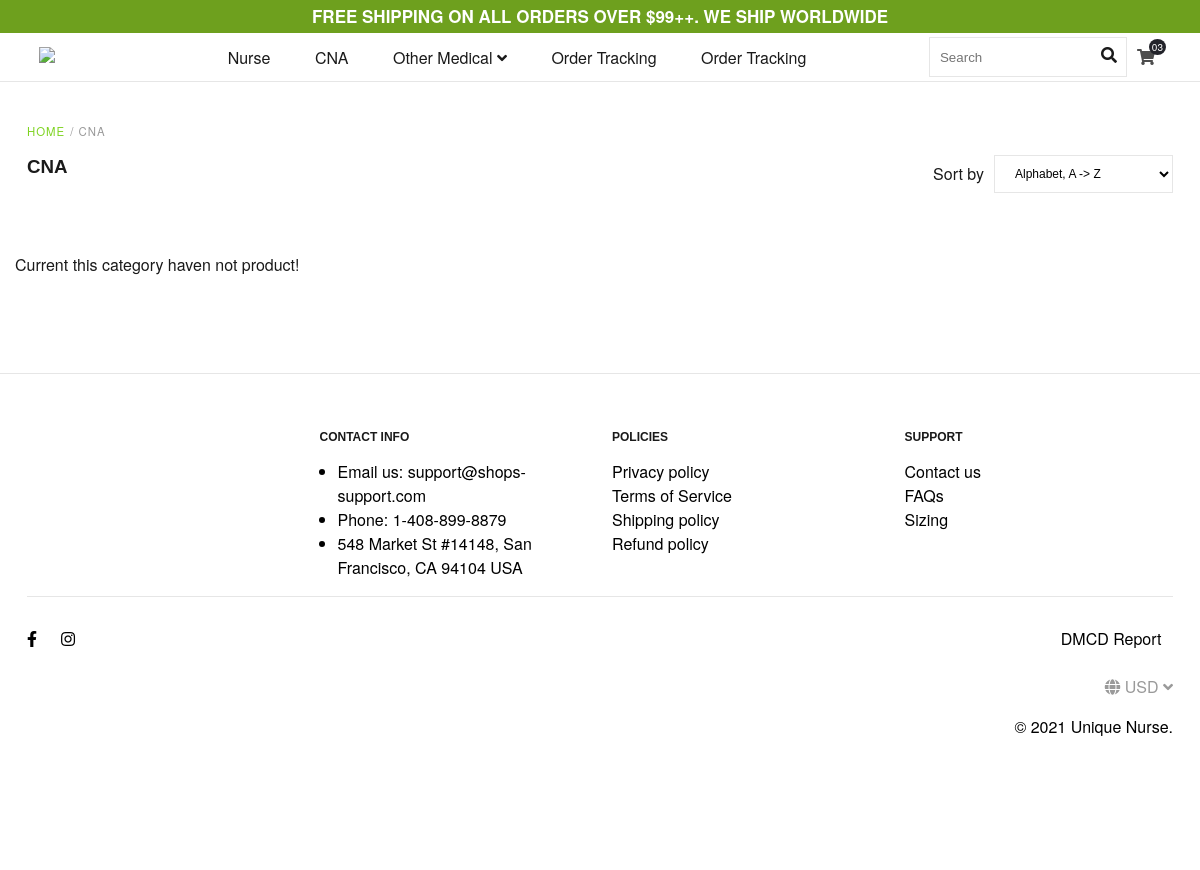
Page /detail-collections.php?catid=3 on the committed database.
### tables this page shows
CREATE TABLE `categories` (
  `category_id` int(11) NOT NULL,
  `category_parent_id` varchar(20) NOT NULL COMMENT 'Cấp của category',
  `category_name` varchar(255) NOT NULL,
  `category_slug` varchar(255) NOT NULL
);

### classes/category.php (called while the page is built, shortened)
<?php
	$filepath = realpath(dirname(__FILE__));
	include_once ($filepath.'/../lib/database.php');
?>
<?php
	class category
	{
		private $db;
		public function __construct()
		{
			$this->db = new Database();
		}
		public function show_category(){
			$query = "SELECT * FROM categories WHERE category_parent_id = 0 order by category_id";
			$result = $this->db->select($query);
			return $result;
		}
		public function show_category_child($category_id){
			$query = "SELECT * FROM categories WHERE category_parent_id ='$category_id'  order by category_id";
			$result = $this->db->select($query);
			return $result;
		}
		public function getcatbyId($id){
			$query = "SELECT * FROM categories where category_id = '$id'";
			$result = $this->db->select($query);
			return $result;
		}
		public function get_product_by_cat($id){
			$query = "SELECT * FROM products INNER JOIN product_images WHERE products.category_id='$id' AND product_images.product_image_avatar='1' order by products.product_id desc LIMIT 12";
			$result = $this->db->select($query);
			return $result;
		}
	}
?>

### lib/database.php (called while the page is built, shortened)
<?php
Class Database{
   public $host   = DB_HOST;
   public $user   = DB_USER;
   public $pass   = DB_PASS;
   public $dbname = DB_NAME;
   public $link;
private function connectDB(){
   $this->link = new mysqli($this->host, $this->user, $this->pass,
    $this->dbname);
 }
public function select($query){
  $result = $this->link->query($query) or
   die($this->link->error.__LINE__);
  if($result->num_rows > 0){
    return $result;
  } else {
    return false;
  }
 }
}

### detail-collections.php (the view, shortened to what this page needs)
<?php
	include 'inc/head.php';
	include 'inc/header.php';
?>
<?php
    if(!isset($_GET['catid']) || $_GET['catid']==NULL){
       echo "<script>window.location ='404.php'</script>";
    }else{
        $id = $_GET['catid'];
    }
?>
<section id="detail-collectios" >
            <div class="container">
                <?php
             $name_cat = $cat->getcatbyId($id);
             if($name_cat){
                while($result_name = $name_cat->fetch_assoc()){
                ?>
                <div class="breadcrumb">
                    <span><a href="">HOME</a>/</span>
                    <span><?php echo $result_name['category_name'] ?></span>
                </div>
                <div class="row">
                    <div class="title-collectios">
                        <div style="text-align: center;margin-bottom: 10px;"><h3><?php echo $result_name['category_name'] ?></h3></div>
                        <div class="sort-by">
                            <div>Sort by</div>
                            <div class="select">
                                <div class="select-box">
                                    <select name="product" id="colectios" onchange="show_sort(this.value)">
                                        <option value="name-by-asc">Alphabet, A -> Z</option>
                                    </select>
                                </div>
                            </div>
                        </div>
                    </div>
                </div>
            <?php
                }
            }
                ?>
                <div class="collectios-product-list">
                        <?php
                         $productbycat = $cat->get_product_by_cat($id);
                         if($productbycat){
                            while($result = $productbycat->fetch_assoc()){
                        ?>
                        <a href="details.php?pro_id=<?php echo $result['product_id'] ?>" class="collectios-product-item">
                        <div class="collectios-product-item-image-out">
                            <div class="collectios-product-item-image">
                                <img src="admin/uploads/<?php echo $result['product_image_url'] ?>" alt="<?php echo $result['product_name'] ?>" class="contrast">
                            </div>
                        </div>
                        <div class="collectios-product-info">
                            <p><?php echo $result['product_name'] ?></p>
                            <div class="collectios-product-price-out">
                                <span class="collectios-product-price">$<?php echo $result['product_price_sale']  ?></span>
                                <span class="collectios-product-price-old">$<?php echo $result['product_price_cost']  ?></span>
                            </div>
                        </div>
                        <div class="collectios-product-sale">
                            </div>
                        </a>
                        <?php
                        }
                    }else{
                        echo 'Current this category haven not product! ';
                    }
                        ?>
            </div>
        </section>
<?php
	include 'inc/footer.php';
 ?>

### inc/header.php (shortened to what this page needs)
<header id="header">
    <div class="header-top">
        <span>FREE SHIPPING ON ALL ORDERS OVER $99++. WE SHIP WORLDWIDE</span>
    </div>
    <div class="header-bottom ">
        <div class="header-bottom-row container">
            <div class="col-header-left">
                <a href="#">
                    <img src="./img/0x180@16049423383ad1c0bcc7.png">
                </a>
            </div>
            <div class="col-header-center">
                <ul class="menu-header">
                    <?php
            $cate = $cat->show_category();
            if($cate){
                while($result_new = $cate->fetch_assoc()){
                $category_id=$result_new['category_id'];
                $cat_child = $cat->show_category_child($category_id);
                if(!$cat_child){
            ?>
                    <li class="item-menu">
                        <a href="detail-collections.php?catid=<?php echo $result_new['category_id'] ?>"><?php echo $result_new['category_name'] ?>
                        </a>
                    </li>
            <?php
                }else{
                    ?>
                    <li class="item-menu">
                        <a href="detail-collections.php?catid=<?php echo $result_new['category_id'] ?>"><span><?php echo $result_new['category_name'] ?></span>
                            <span class="icon-drop-down"><i class="fas fa-angle-down"></i></span>
                        </a>
                    </li>
                    <?php
                }
            }
          }
          ?>
            <li class="item-menu">
                        <a href="order_tracking.php"><span>Order Tracking</span></a>
                    </li>
            <li class="item-menu">
                        <a href="contact_us.php"><span>Order Tracking</span></a>
                    </li>
                </ul>
            </div>
            <div class="col-header-right">
                <div class="icon-search">
                    <input type="text" name="" placeholder="Search">
                    <i class="fas fa-search"></i>
                </div>
                <div class="icon-cart" onclick="cart_content_active()"><a href="#" class="cart-icon"><i class="fas fa-shopping-cart" style="color: #4D4D4D"></i> <span class="cart-number">03</span></a>
                </div>
            </div>
        </div>
    </div>
</header>

### css/style.css (style rules this page uses)
h1, .h1, h2, .h2, h3, .h3, h4, .h4, h5, .h5, h6, .h6 { font-family: Oswald, sans-serif; font-weight: 600; font-style: normal; text-transform: uppercase; margin-top: 0; margin-bottom: .5rem; line-height: 1.3; color: #1a1a1a; }
#header .header-top { background-color: #6ea01e; text-align: center; margin-bottom: 0; padding: 6px 0; line-height: 20px; }
#header .header-top span { color: #ffffff; font-size: 17px; font-weight: bold; text-align: center; }
#header .header-bottom .col-header-left img { max-height: 48px; }
#header .header-bottom { border-bottom: 1px solid #E6E6E6; background-color: #fff; }
#header .header-bottom .header-bottom-row { padding: 4px 12px; background-color: #fff; max-width: 1170px; display: flex; justify-content: space-between; align-items: center; }
.container { width: 100%; padding-right: 12px; padding-left: 12px; margin-right: auto; margin-left: auto; }
#header .header-bottom .col-header-left { padding-right: 12px; padding-left: 12px; }
#header .header-bottom .col-header-center { padding-right: 12px; padding-left: 12px; margin-left: -68px; }
#header .header-bottom .col-header-right { padding-right: 12px; padding-left: 12px; display: flex; }
#header .header-bottom .menu-header .item-menu { position: relative; display: inline-block; vertical-align: middle; margin: 0; white-space: normal; padding-right: 40px; }
#header .menu-header .item-menu a { font-weight: 400; text-transform: none; font-size: 16px; text-decoration: none; white-space: nowrap; color: #1a1a1a; transition: color 0.2s; }
#header .col-header-right div { display: inline-block; }
#header .col-header-right div.icon-search { width: 40px; height: 40px; position: relative; }
#header .col-header-right div.icon-search input { background-color: transparent; color: #1a1a1a; border-radius: 0; width: 198px; border: 1px solid #E6E6E6; height: 40px; padding: 0 28px 0 10px; position: absolute; right: 0; outline: none; opacity: 1; z-index: 2; cursor: pointer; transition: all .2s ease; }
#header .col-header-right div.icon-search i { display: inline-block; text-align: center; position: absolute; cursor: pointer; right: 25%; top: 25%; z-index: 1; }
#header .col-header-right div.icon-cart { display: inline-block; width: 24px; height: 40px; line-height: 40px; margin-left: 10px; position: relative; }
#header .icon-cart span.cart-number { border-radius: 50%; background-color: #22232a; color: #fff; font-size: 10px; letter-spacing: 0; line-height: 10px; position: absolute; padding: 3px; top: 2px; right: -5px; }
#header .col-header-right div.icon-cart>a { line-height: 50%; }
#header .header-bottom-row { position: relative; }
#footer .container, #header .container, #main .container { width: 100%; padding-right: 12px; padding-left: 12px; margin-right: auto; margin-left: auto; max-width: 1170px; }

### css/collections.css (style rules this page uses)
* { box-sizing: border-box; }
body { margin: 0; font-family: Helvetica Neue, helveticaneue, Helvetica, Arial, sans-serif; font-size: 16px; font-weight: 300; font-style: normal; line-height: 1.5; color: #1a1a1a; text-align: left; background-color: #fff; }

### css/order-tracking.css (style rules this page uses)
* { margin: 0; padding: 0; box-sizing: border-box; }
:root { margin: 0; font-family: Helvetica Neue, helveticaneue, Helvetica, Arial, sans-serif; font-size: 16px; font-weight: 300; font-style: normal; line-height: 1.5; color: #1a1a1a; text-align: left; background-color: #fff; -webkit-text-size-adjust: 100%; -webkit-tap-highlight-color: transparent; --grey1: rgb(153, 153, 153); --c-price: #d53810; --c-old: #999; --b-save: #d53810; --c-time: #E85244; }
body { margin: 0; font-family: Helvetica Neue, helveticaneue, Helvetica, Arial, sans-serif; font-size: 16px; font-weight: 300; font-style: normal; line-height: 1.5; color: #1a1a1a; text-align: left; background-color: #fff; -webkit-text-size-adjust: 100%; -webkit-tap-highlight-color: transparent; }

### css/home.css (style rules this page uses)
* { box-sizing: border-box; }

### css/details.css (style rules this page uses)
* { margin: 0; padding: 0; box-sizing: border-box; }
:root { margin: 0; font-family: Helvetica Neue, helveticaneue, Helvetica, Arial, sans-serif; font-size: 16px; font-weight: 300; font-style: normal; line-height: 1.5; color: #1a1a1a; text-align: left; background-color: #fff; -webkit-text-size-adjust: 100%; -webkit-tap-highlight-color: transparent; --grey1: rgb(153, 153, 153); --c-price: #d53810; --c-old: #999; --b-save: #d53810; --c-time: #E85244; }

### rows in the picture
categories: category_name "Nurse"
categories: category_name "CNA"
categories: category_name "Other Medical"
